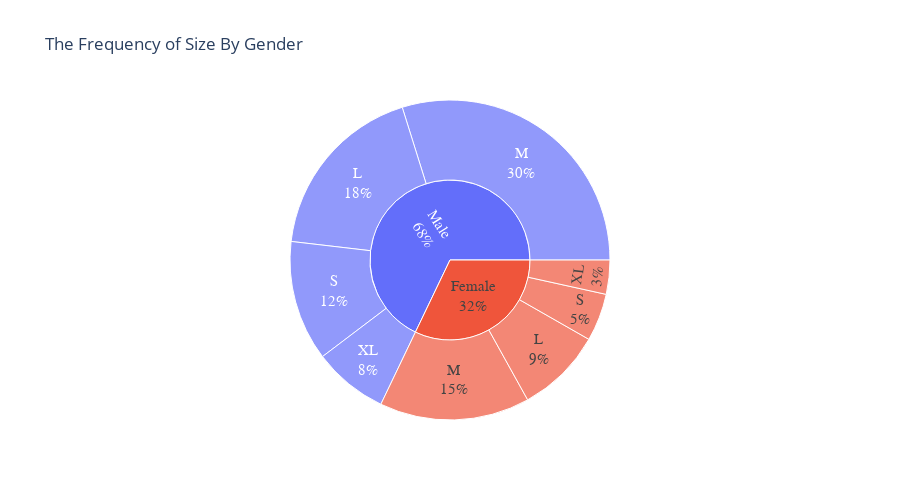

Notebook code cell kept with this figure:
### Code cell
fig = px.sunburst(size_by_gender, path=['Gender', 'Size'], values='Count', title="The Frequency of Size By Gender", height=500)
fig.update_traces(
    textinfo='label+percent entry',
    textfont={
        "family": "tahoma",
        "size": 15,
    },
    hovertemplate="State: %{label}<br>Frequency: %{value:.0f}",
)

fig.show()

### Figure 1 — Plotly figure (JSON) as saved in the notebook; plotly's stock layout.template omitted (floating-point values rounded to 4 significant figures)
{"data": [{"branchvalues": "total", "domain": {"x": [0, 1], "y": [0, 1]}, "hovertemplate": "State: %{label}<br>Frequency: %{value:.0f}", "ids": ["Female/L", "Male/L", "Female/M", "Male/M", "Female/S", "Male/S", "Female/XL", "Male/XL", "Female", "Male"], "labels": ["L", "L", "M", "M", "S", "S", "XL", "XL", "Female", "Male"], "name": "", "parents": ["Female", "Male", "Female", "Male", "Female", "Male", "Female", "Male", "", ""], "textfont": {"family": "tahoma", "size": 15}, "textinfo": "label+percent entry", "type": "sunburst", "values": [337, 712, 590, 1159, 187, 473, 134, 294, 1248, 2638]}], "layout": {"height": 500, "legend": {"tracegroupgap": 0}, "title": {"text": "The Frequency of Size By Gender"}}}
